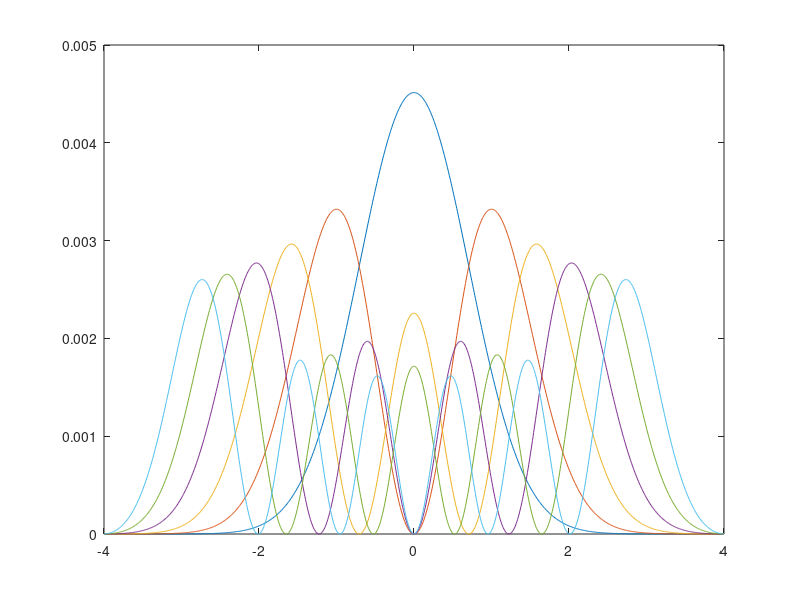

The MATLAB source for this figure:
clear

n = 1001;
x = linspace(-4,4,n);
delx2 = (x(2)-x(1))^2;
a = zeros(n,n);

%First row
a(1,1) = 2/delx2 + x(1)^2;
a(1,2) = -1/delx2;
for jj = 2:n-1
   a(jj, jj-1) = -1/delx2;
   a(jj, jj+1) = -1/delx2;
   a(jj, jj)   = 2/delx2+x(jj)^2;
end
%Last row
a(n,n-1) = -1/delx2;
a(n,n) = 2/delx2+x(n)^2;

a = a.*(1/2);

[eVecs, eVals] = eig(a);

eVals = diag(eVals);

figure; plot(x, (eVecs(:,1:6)).^2);